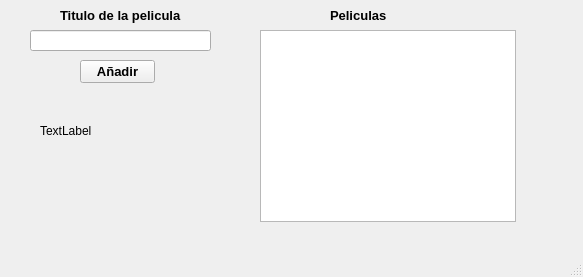
<?xml version="1.0" encoding="UTF-8"?>
<ui version="4.0">
 <class>MainWindow</class>
 <widget class="QMainWindow" name="MainWindow">
  <property name="geometry">
   <rect>
    <x>0</x>
    <y>0</y>
    <width>583</width>
    <height>277</height>
   </rect>
  </property>
  <property name="windowTitle">
   <string>Peliculas</string>
  </property>
  <widget class="QWidget" name="centralwidget">
   <widget class="QLabel" name="lbl_movie">
    <property name="geometry">
     <rect>
      <x>60</x>
      <y>0</y>
      <width>121</width>
      <height>31</height>
     </rect>
    </property>
    <property name="font">
     <font>
      <pointsize>10</pointsize>
      <weight>75</weight>
      <bold>true</bold>
     </font>
    </property>
    <property name="text">
     <string>Titulo de la pelicula</string>
    </property>
   </widget>
   <widget class="QLabel" name="lbl_movies">
    <property name="geometry">
     <rect>
      <x>330</x>
      <y>0</y>
      <width>121</width>
      <height>31</height>
     </rect>
    </property>
    <property name="font">
     <font>
      <pointsize>10</pointsize>
      <weight>75</weight>
      <bold>true</bold>
     </font>
    </property>
    <property name="text">
     <string>Peliculas</string>
    </property>
   </widget>
   <widget class="QLineEdit" name="le_movie">
    <property name="geometry">
     <rect>
      <x>30</x>
      <y>30</y>
      <width>181</width>
      <height>21</height>
     </rect>
    </property>
   </widget>
   <widget class="QListWidget" name="listwgt_movies">
    <property name="geometry">
     <rect>
      <x>260</x>
      <y>30</y>
      <width>256</width>
      <height>192</height>
     </rect>
    </property>
   </widget>
   <widget class="QPushButton" name="btn_add">
    <property name="geometry">
     <rect>
      <x>80</x>
      <y>60</y>
      <width>75</width>
      <height>23</height>
     </rect>
    </property>
    <property name="font">
     <font>
      <pointsize>10</pointsize>
      <weight>75</weight>
      <bold>true</bold>
     </font>
    </property>
    <property name="text">
     <string>Añadir</string>
    </property>
   </widget>
   <widget class="QLabel" name="lbl_alert">
    <property name="geometry">
     <rect>
      <x>40</x>
      <y>110</y>
      <width>181</width>
      <height>41</height>
     </rect>
    </property>
    <property name="text">
     <string>TextLabel</string>
    </property>
   </widget>
  </widget>
  <widget class="QMenuBar" name="menubar">
   <property name="geometry">
    <rect>
     <x>0</x>
     <y>0</y>
     <width>583</width>
     <height>21</height>
    </rect>
   </property>
  </widget>
  <widget class="QStatusBar" name="statusbar"/>
 </widget>
 <resources/>
 <connections/>
</ui>
